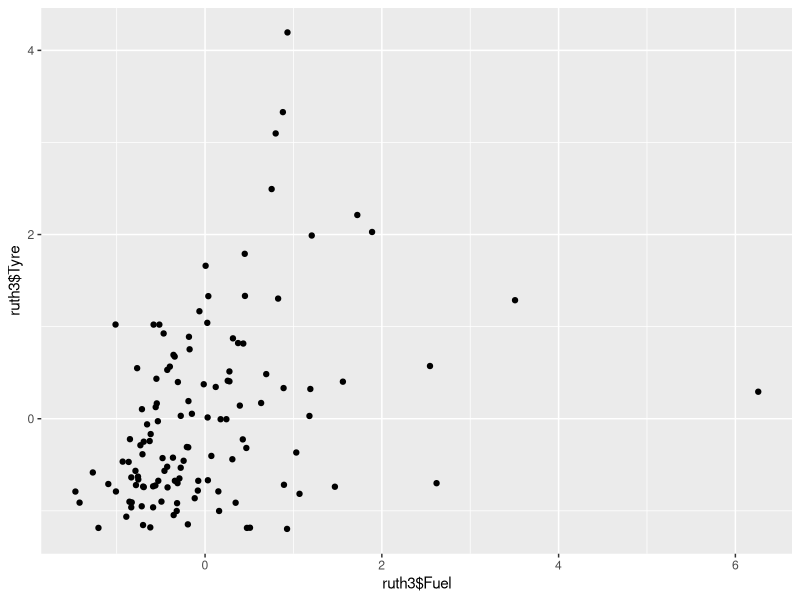
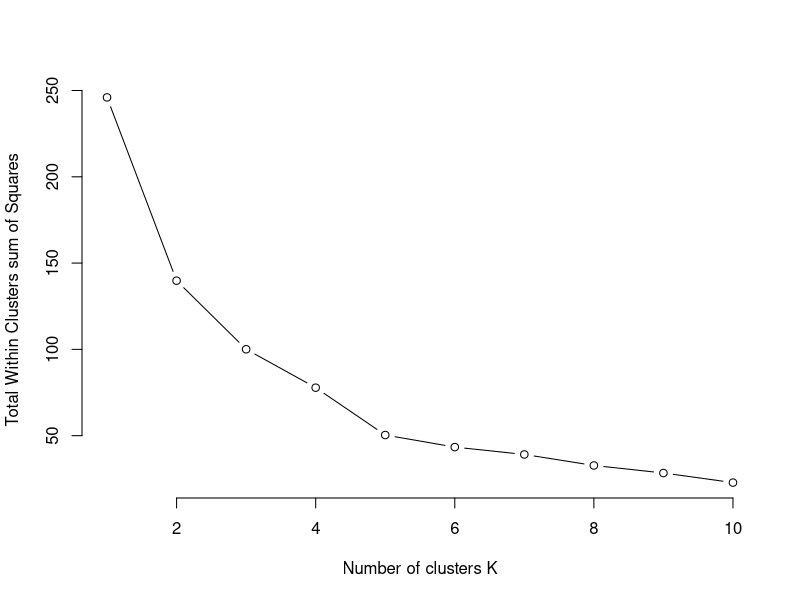
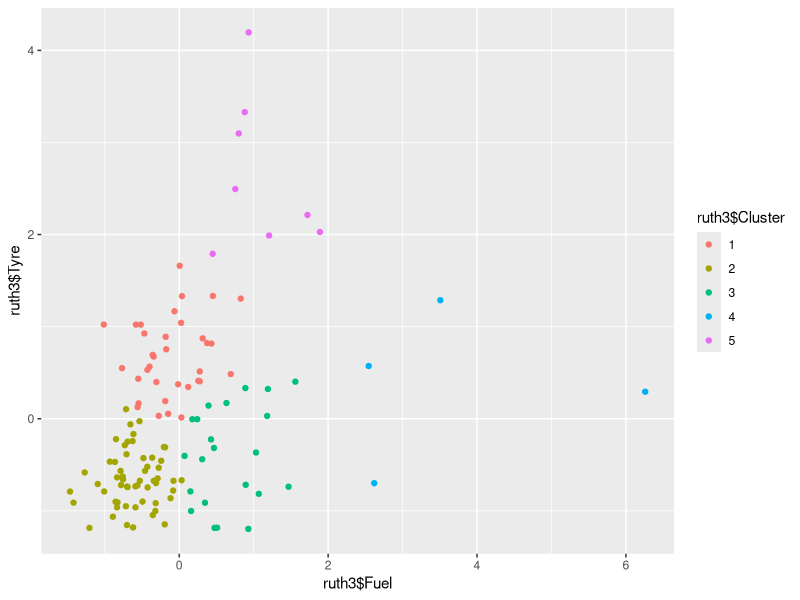
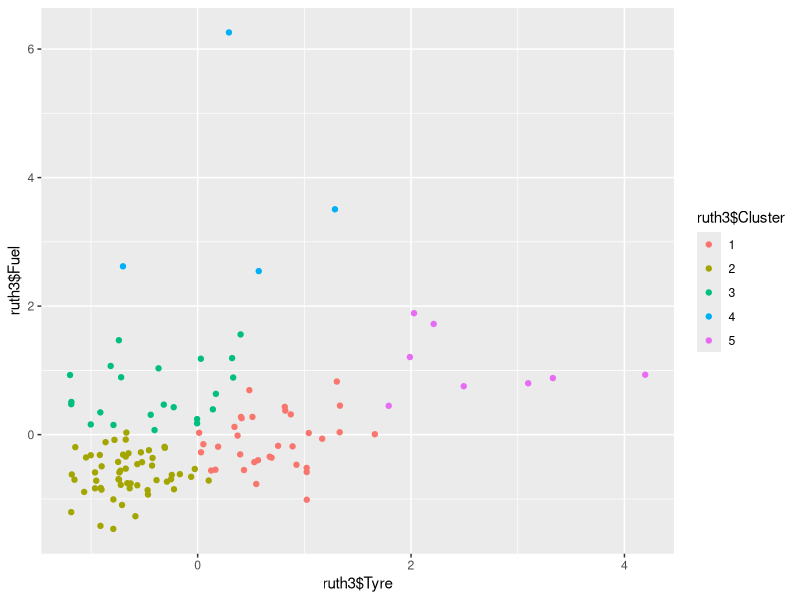

These figures' R source, in order:
## ---- chunk 1
# install.packages("tidyverse")

library(tidyverse)
## ---- chunk 2
ruth <- read.csv("Data.csv")

head(ruth)

## ---- chunk 3
names(ruth) <- c("Reg","Fuel","Tyre")
#Create DataFrame with only 2 numeric columns

ruth2 <-(ruth[ , c("Fuel","Tyre")])

#scale the data to make a more sensible output, not skewed by one variable

ruth2 <-scale(ruth2)  

#make this scaled matrix into a dataframe again

ruth3 <- as.data.frame(ruth2)

head(ruth3)

## ---- chunk 4
qplot(x = ruth3$Fuel, y = ruth3$Tyre,)
## ---- chunk 5
kclustermax <- 10
wss <- sapply(1:kclustermax, function(k){kmeans(ruth3[c("Fuel","Tyre")],k)$tot.withinss})

plot(1:kclustermax,wss, type="b", pch = 21, frame = FALSE, xlab="Number of clusters K", ylab = "Total Within Clusters sum of Squares")
## ---- chunk 6
# guess that out dataset has 3 clusers

kclusters <- 5

kmeansresult <- kmeans(ruth3[c("Fuel","Tyre")], centers = kclusters)

#increase number of colu mns in c notation for increased variables

ruth3$Cluster <- kmeansresult$cluster

ruth3$Cluster <- as.factor(ruth3$Cluster)

head(ruth3)

ggplot(ruth3, aes(x = ruth3$Fuel, y = ruth3$Tyre)) + geom_point(aes(colour = ruth3$Cluster))

qplot(x = ruth3$Tyre, y = ruth3$Fuel, color = ruth3$Cluster)

## ---- chunk 7
print(kmeansresult)
